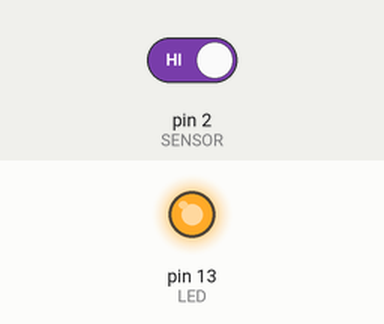
Bench run of a sketch on a simulated Arduino Uno, built with avr-gcc and run on an emulated ATmega328P. Shown: output pins drawn as LEDs (lit = HIGH). The inputs (shaded band) are chosen by the test bench; at power-on: pin 2 (SENSOR) HIGH.

Above: at 2.8 s.
2.9 s: pin 2 (SENSOR) driven LOW
At 4.1 s:
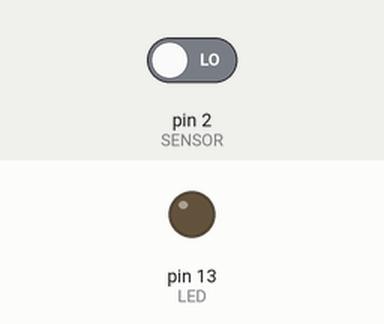
4.4 s: pin 2 (SENSOR) driven HIGH
At 5.2 s:
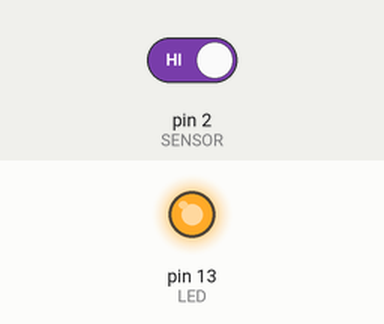
Timing chart, 0 to 7.4 s (numbered marks = the images above; inputs shaded):
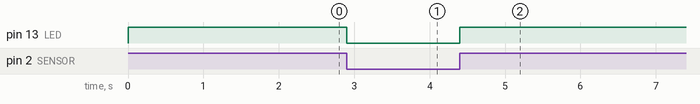

The sketch:

SimpleMic.ino
```cpp
const int LED=13;
const int SENSOR=2;

void setup (){

  pinMode(LED, OUTPUT);
  pinMode(SENSOR, INPUT);

  }
void loop()

{
  while(digitalRead(SENSOR)==LOW);
  digitalWrite(LED, !digitalRead(LED));
  delay(2000);
  while(digitalRead(SENSOR)==HIGH);
  digitalWrite(LED, !digitalRead(LED));
}
```

Measured:
- after the input at 2.9 s, pin 13 (LED): HIGH → LOW at once
- after the input at 4.4 s, pin 13 (LED): LOW → HIGH at once
